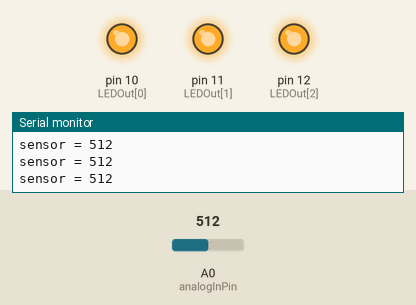
Bench run of a sketch on a simulated Arduino Uno, built with avr-gcc and run on an emulated ATmega328P. On the bench: output pins drawn as LEDs (lit = HIGH), the last lines printed to the serial monitor. The inputs (shaded band) are chosen by the test bench; at power-on: A0 (analogInPin) = 512.

Above: at 1.2 s.
1.3 s: A0 (analogInPin) set to 439
2.8 s: A0 (analogInPin) set to 407
At 3.6 s:
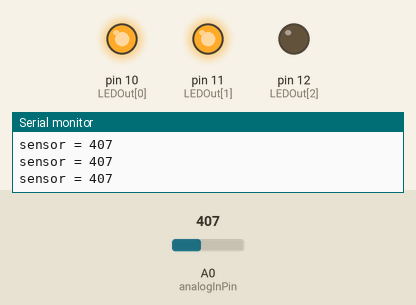
4.3 s: A0 (analogInPin) set to 292
5.8 s: A0 (analogInPin) set to 270
At 6.1 s:
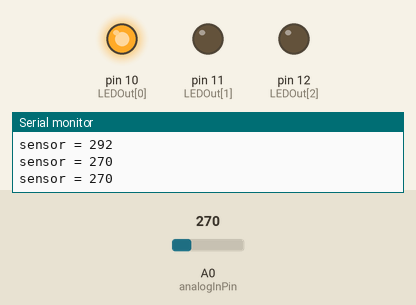
7.3 s: A0 (analogInPin) set to 259
8.8 s: A0 (analogInPin) set to 231
At 9.7 s:
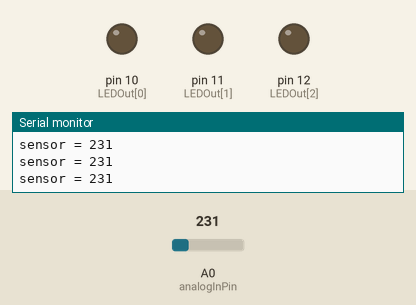
Timing chart, 0 to 11.3 s (numbered marks = the images above; inputs shaded):
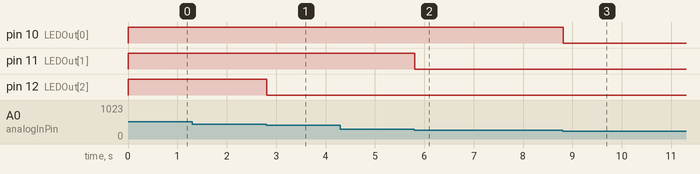

Measured:
- the behaviour switches between 426 and 425 on A0 (analogInPin) (found by bisection; images 0 and 1)
- the behaviour switches between 281 and 280 on A0 (analogInPin) (found by bisection; images 1 and 2)
- the behaviour switches between 250 and 249 on A0 (analogInPin) (found by bisection; images 2 and 3)
- after the input at 2.8 s, pin 12 (LEDOut[2]): HIGH → LOW at once
- after the input at 5.8 s, pin 11 (LEDOut[1]): HIGH → LOW at once
- after the input at 8.8 s, pin 10 (LEDOut[0]): HIGH → LOW at once

The sketch:

photoresistor_V2.ino
```cpp
/*
Auto-on/off system
David Solomon 02/07/2014
Design That Matters

Hardware Setup:
This is Designed for use with a photoresistor that is
connected to a 10k ohm resistor.
One side of the photoresistor connects to ground and the
other side connects to a 10kohm resistor and Analog pin 0 (A0).
The other side of the 10k ohm resistor is connected to power which
is 5v.
It is design for three led connected to digital pins 10,11,12.

*/

const int analogInPin = A0; // Analog input pin that is connected to A0
int LEDOut[] = {10,11,12};  // Digital output pin for leds
int sensorValue = 0;        // value read from the pot
int outputValue = 0;        // value output to the PWM (analog out)

void setup() {
  // initialize serial communications at 9600 bps:
  Serial.begin(9600);
  //setup for the leds
  for(int c=0; c<(sizeof(LEDOut)/sizeof(int)); c++)
  {
    pinMode(LEDOut[c], OUTPUT);
  }
}

void loop() {
  sensorValue= analogRead(analogInPin);

  // print the results to the serial monitor:
    Serial.print("sensor = " );
    Serial.println(sensorValue);
  if(sensorValue>=250&&sensorValue<=280)       // turns on the first led
  {
    digitalWrite(LEDOut[0], HIGH);  //on
    digitalWrite(LEDOut[1], LOW);   //off
    digitalWrite(LEDOut[2], LOW);
  }
  else if(sensorValue>=325&&sensorValue<=425)  // turns on the first two leds
  {
    digitalWrite(LEDOut[0], HIGH);
    digitalWrite(LEDOut[1], HIGH);
    digitalWrite(LEDOut[2], LOW);
  }
  else if(sensorValue>=450)                    // turns on all the leds
  {
    digitalWrite(LEDOut[0], HIGH);
    digitalWrite(LEDOut[1], HIGH);
    digitalWrite(LEDOut[2], HIGH);
  }
  else if(sensorValue<250)                                        // if it is lower then the provided thresholds turn it off
  {
    digitalWrite(LEDOut[0], LOW);
    digitalWrite(LEDOut[1], LOW);
    digitalWrite(LEDOut[2], LOW);
  }

  // wait 2 milliseconds before the next loop
  // for the analog-to-digital converter to settle
  // after the last reading:
  // Changed it to about 155 millisec. So the Leds
  //do not blink as often or as quickly as before
  delay(200);
}
```
